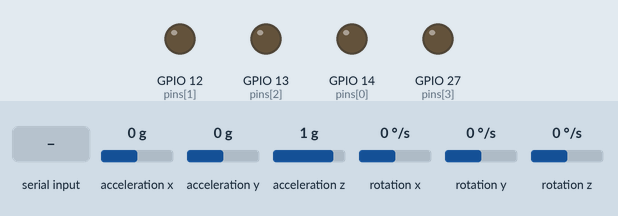
This program was run on a simulated ESP32. Parts: output pins drawn as LEDs (lit = HIGH). Wiring (from diagram.json): MPU-6050 motion sensor at I2C address 0x68. Inputs (shaded band) come from the test bench; at power-on: acceleration x 0 g, acceleration y 0 g, rotation x 0 °/s, rotation y 0 °/s, acceleration z 1 g, rotation z 0 °/s. What the program prints to the serial monitor is not drawn.

Above: at 1.7 s.
1.8 s: acceleration x set to -1.4 g
4.8 s: "a\n" received over Serial
6.5 s: "s\n" received over Serial
At 6.7 s:
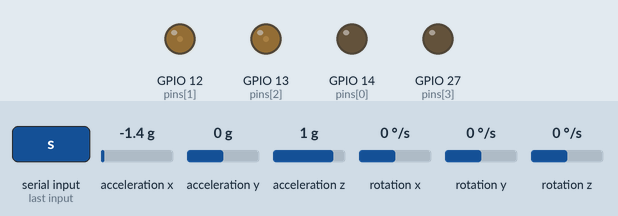
9.5 s: acceleration y set to -1.4 g
At 12.25 s:
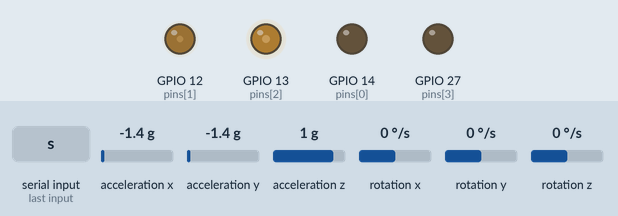
12.5 s: rotation x set to -192 °/s
At 13.25 s:
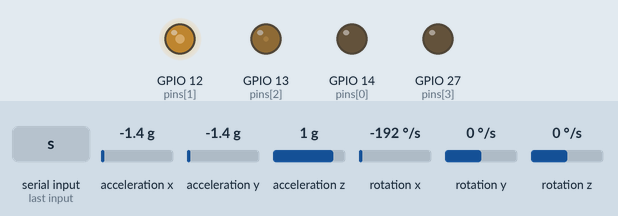
15.5 s: rotation y set to -192 °/s
At 22.19 s:
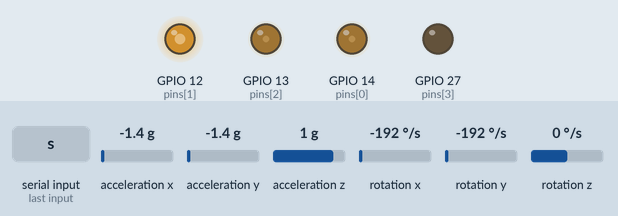
Timing chart, 0 to 22.3 s (numbered marks = the images above; inputs shaded):
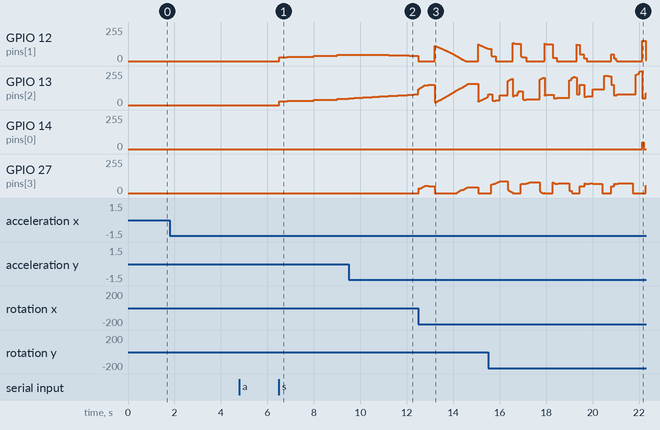

Measured:
- after the input at 1.8 s, every drawn part: stays the same
- after the input at 4.8 s, every drawn part: stays the same
- after the input at 6.5 s, GPIO 12 (pins[1]), GPIO 13 (pins[2]): moves from 0/255 to 47/255 over 2.5 s, starting at once
- after the input at 15.5 s, GPIO 14 (pins[0]): 0/255 → 51/255 after 6.6 s, → 0/255 0.06 s later

The program:

main.cpp
```cpp
#include <Arduino.h>
#include "imu.h"
#include "motor.h"
#include "pid.h"
#include <Wire.h>

IMU imu;
Motors motors;

// PID controllers for roll, pitch, yaw (attitude)
PID pidRoll(2.0, 0.5, 0.8, -400, 400);   // output: motor correction
PID pidPitch(2.0, 0.5, 0.8, -400, 400);
PID pidYaw(1.5, 0.1, 0.5, -200, 200);

// Flight mode and setpoints
bool stabilizationEnabled = false;
float setpointRoll = 0.0;   // target roll (degrees)
float setpointPitch = 0.0;  // target pitch
float setpointYaw = 0.0;    // target yaw
int baseThrottle = 0;       // base throttle (0-1000)

unsigned long lastPrint = 0;
unsigned long lastDetailedPrint = 0;
unsigned long lastControlLoop = 0;
bool verboseMode = true; // stampa dettagliata ogni 1s

void setup() {
  Serial.begin(115200);
  delay(500);
  Serial.println("\n\n========================================");
  Serial.println("   DRONE CONTROL - Numerical Test Mode");
  Serial.println("========================================");

  // Initialize I2C pins for ESP32 (SDA=21, SCL=22)
  Wire.begin(21, 22);
  Serial.println("[INIT] I2C initialized (SDA=21, SCL=22)");

  // enable Madgwick filter for better attitude estimation
  imu.setUseMadgwick(true);
  Serial.println("[INIT] Madgwick AHRS filter enabled");

  // Initialize IMU (MPU6050 over I2C)
  if (!imu.begin()) {
    Serial.println("[ERROR] IMU init failed - check wiring!");
  } else {
    Serial.println("[OK] IMU ready (MPU6050 @ 0x68)");
  }

  // Initialize motor pins (disarmed by default)
  motors.initPins();
  Serial.println("[OK] Motors initialized (DISARMED)");
  Serial.println("     Motor pins: 14(M1) 12(M2) 13(M3) 27(M4)");

  Serial.println("\n--- SERIAL COMMANDS ---");
  Serial.println("  a      = ARM motors");
  Serial.println("  d      = DISARM motors");
  Serial.println("  s      = Toggle STABILIZATION on/off");
  Serial.println("  t###   = Set base throttle 0-1000 (e.g., t500)");
  Serial.println("  r###   = Set roll setpoint -45..45 (e.g., r10)");
  Serial.println("  i###   = Set pitch setpoint -45..45 (e.g., i-5)");
  Serial.println("  y###   = Set yaw setpoint (e.g., y20)");
  Serial.println("  p      = Print RAW sensor values");
  Serial.println("  v      = Toggle verbose mode");
  Serial.println("  h      = Show this help");
  Serial.println("========================================\n");
}

void loop() {
  unsigned long now = micros();
  float dt = (now - lastControlLoop) / 1000000.0f;
  if (dt < 0.001f) dt = 0.001f;
  lastControlLoop = now;

  imu.update();

  // PID control loop (if stabilization enabled and armed)
  if (stabilizationEnabled && motors.isArmed()) {
    float roll = imu.getRoll();
    float pitch = imu.getPitch();
    float yaw = imu.getYaw();

    float corrRoll = pidRoll.compute(setpointRoll, roll, dt);
    float corrPitch = pidPitch.compute(setpointPitch, pitch, dt);
    float corrYaw = pidYaw.compute(setpointYaw, yaw, dt);

    // Motor mixing (quadcopter X configuration)
    // M1 (front-right) M2 (rear-right) M3 (rear-left) M4 (front-left)
    int m1 = baseThrottle - corrRoll + corrPitch - corrYaw;
    int m2 = baseThrottle - corrRoll - corrPitch + corrYaw;
    int m3 = baseThrottle + corrRoll - corrPitch - corrYaw;
    int m4 = baseThrottle + corrRoll + corrPitch + corrYaw;

    motors.setMotorThrottle(0, constrain(m1, 0, 1000));
    motors.setMotorThrottle(1, constrain(m2, 0, 1000));
    motors.setMotorThrottle(2, constrain(m3, 0, 1000));
    motors.setMotorThrottle(3, constrain(m4, 0, 1000));
  } else if (motors.isArmed() && !stabilizationEnabled) {
    // Manual mode: all motors same throttle
    motors.setAllThrottle(baseThrottle);
  }

  // simple serial commands
  if (Serial.available()) {
    String s = Serial.readStringUntil('\n');
    s.trim();
    if (s == "a") {
      motors.arm();
      pidRoll.reset();
      pidPitch.reset();
      pidYaw.reset();
      Serial.println("[CMD] ARMED - motors enabled, PIDs reset");
    } else if (s == "d") {
      motors.disarm();
      Serial.println("[CMD] DISARMED - motors disabled");
    } else if (s == "s") {
      stabilizationEnabled = !stabilizationEnabled;
      Serial.printf("[CMD] Stabilization: %s\n", stabilizationEnabled ? "ON 🎯" : "OFF");
      if (stabilizationEnabled) {
        pidRoll.reset();
        pidPitch.reset();
        pidYaw.reset();
      }
    } else if (s == "p") {
      auto acc = imu.getAccel();
      auto gyr = imu.getGyro();
      Serial.println("--- RAW SENSOR DATA ---");
      Serial.printf("  Accel: X=%.3f Y=%.3f Z=%.3f m/s²\n", acc.x, acc.y, acc.z);
      Serial.printf("  Gyro:  X=%.3f Y=%.3f Z=%.3f dps\n", gyr.x, gyr.y, gyr.z);
    } else if (s == "v") {
      verboseMode = !verboseMode;
      Serial.printf("[CMD] Verbose mode: %s\n", verboseMode ? "ON" : "OFF");
    } else if (s == "h") {
      Serial.println("\n--- COMMANDS ---");
      Serial.println("  a = ARM  |  d = DISARM  |  s = stabilization on/off");
      Serial.println("  t### = throttle  |  r### = roll  |  i### = pitch  |  y### = yaw");
      Serial.println("  p = raw  |  v = verbose  |  h = help\n");
    } else if (s.startsWith("t")) {
      long v = s.substring(1).toInt();
      baseThrottle = constrain(v, 0, 1000);
      Serial.printf("[CMD] Base throttle set to %d/1000\n", baseThrottle);
    } else if (s.startsWith("r")) {
      float v = s.substring(1).toFloat();
      setpointRoll = constrain(v, -45, 45);
      Serial.printf("[CMD] Roll setpoint: %.1f°\n", setpointRoll);
    } else if (s.startsWith("i")) {
      float v = s.substring(1).toFloat();
      setpointPitch = constrain(v, -45, 45);
      Serial.printf("[CMD] Pitch setpoint: %.1f°\n", setpointPitch);
    } else if (s.startsWith("y")) {
      float v = s.substring(1).toFloat();
      setpointYaw = v;
      Serial.printf("[CMD] Yaw setpoint: %.1f°\n", setpointYaw);
    } else if (s.length() > 0) {
      Serial.printf("[WARN] Unknown command: '%s' (type 'h' for help)\n", s.c_str());
    }
  }

  // print attitude periodically (fast mode)
  if (millis() - lastPrint >= 100) {
    lastPrint = millis();
    float roll = imu.getRoll();
    float pitch = imu.getPitch();
    float yaw = imu.getYaw();
    if (!verboseMode) {
      Serial.printf("R:%6.2f P:%6.2f Y:%6.2f | Stab:%d Armed:%d Thr:%d\n",
                    roll, pitch, yaw, stabilizationEnabled, motors.isArmed(), baseThrottle);
    }
  }

  // detailed print every 1 second (verbose mode)
  if (verboseMode && (millis() - lastDetailedPrint >= 1000)) {
    lastDetailedPrint = millis();
    float roll = imu.getRoll();
    float pitch = imu.getPitch();
    float yaw = imu.getYaw();
    auto acc = imu.getAccel();

    Serial.println("\n========== STATUS ==========");
    Serial.printf("  Roll:   %7.2f° (target: %.1f°)\n", roll, setpointRoll);
    Serial.printf("  Pitch:  %7.2f° (target: %.1f°)\n", pitch, setpointPitch);
    Serial.printf("  Yaw:    %7.2f° (target: %.1f°)\n", yaw, setpointYaw);
    Serial.printf("  Accel:  [%.2f, %.2f, %.2f] m/s²\n", acc.x, acc.y, acc.z);
    Serial.printf("  Stabilization: %s\n", stabilizationEnabled ? "ON 🎯" : "OFF");
    Serial.printf("  Motors: %s\n", motors.isArmed() ? "ARMED ⚠️" : "DISARMED ✓");
    Serial.printf("  Base Throttle: %d/1000\n", baseThrottle);
    Serial.printf("  Uptime: %.1f s\n", millis() / 1000.0);
    Serial.println("============================\n");
  }
}
```

imu.cpp
```cpp
#include "imu.h"

// MPU6050 I2C address and registers
static const uint8_t MPU_ADDR = 0x68;
static const uint8_t REG_PWR = 0x6B;
static const uint8_t REG_ACCEL_X = 0x3B;
static const uint8_t REG_GYRO_X = 0x43;

IMU::IMU() {}

bool IMU::begin() {
  // wake up
  Wire.beginTransmission(MPU_ADDR);
  Wire.write(REG_PWR);
  Wire.write(0x00);
  if (Wire.endTransmission() != 0) return false;
  // small delay
  delay(10);
  lastMicros = micros();
  return true;
}

int16_t IMU::read16(uint8_t reg) {
  Wire.beginTransmission(MPU_ADDR);
  Wire.write(reg);
  Wire.endTransmission(false);
  Wire.requestFrom((int)MPU_ADDR, 2);
  int16_t hi = Wire.read();
  int16_t lo = Wire.read();
  return (hi << 8) | lo;
}

void IMU::readRaw() {
  // read 14 bytes accel(6) temp(2) gyro(6)
  Wire.beginTransmission(MPU_ADDR);
  Wire.write(REG_ACCEL_X);
  Wire.endTransmission(false);
  Wire.requestFrom((int)MPU_ADDR, 14);
  ax = (Wire.read() << 8) | Wire.read();
  ay = (Wire.read() << 8) | Wire.read();
  az = (Wire.read() << 8) | Wire.read();
  int16_t tmp = (Wire.read() << 8) | Wire.read(); (void)tmp;
  gx = (Wire.read() << 8) | Wire.read();
  gy = (Wire.read() << 8) | Wire.read();
  gz = (Wire.read() << 8) | Wire.read();
}

void IMU::update() {
  unsigned long now = micros();
  float dt = (now - lastMicros) / 1000000.0f;
  if (dt <= 0) dt = 0.001f;
  lastMicros = now;

  readRaw();

  // convert raw to units
  // assuming default ±2g (16384 LSB/g) and ±250 dps (131 LSB/dps)
  const float ACC_SCALE = 9.80665f / 16384.0f; // to m/s^2
  const float GYRO_SCALE = 1.0f / 131.0f; // dps per LSB

  accel.x = ax * ACC_SCALE;
  accel.y = ay * ACC_SCALE;
  accel.z = az * ACC_SCALE;

  gyro.x = gx * GYRO_SCALE;
  gyro.y = gy * GYRO_SCALE;
  gyro.z = gz * GYRO_SCALE;

  // compute accel angles (degrees)
  float accRoll = atan2f(accel.y, accel.z) * 180.0f / PI;
  float accPitch = atan2f(-accel.x, sqrtf(accel.y*accel.y + accel.z*accel.z)) * 180.0f / PI;

  // integrate gyro to angles
  float gyroRollRate = gyro.x; // deg/s
  float gyroPitchRate = gyro.y;
  float gyroYawRate = gyro.z;

  if (useMadgwick) {
    // Madgwick expects gyro in rad/s and accel in g (or normalized)
    float gx = gyro.x * PI / 180.0f;
    float gy = gyro.y * PI / 180.0f;
    float gz = gyro.z * PI / 180.0f;
    // normalize accel to g
    float axn = accel.x / 9.80665f;
    float ayn = accel.y / 9.80665f;
    float azn = accel.z / 9.80665f;
    madgwickUpdate(gx, gy, gz, axn, ayn, azn, dt);
    // compute Euler angles from quaternion (degrees)
    roll = atan2f(2.0f * (q0*q1 + q2*q3), 1.0f - 2.0f*(q1*q1 + q2*q2)) * 180.0f / PI;
    pitch = asinf(constrain(2.0f * (q0*q2 - q3*q1), -1.0f, 1.0f)) * 180.0f / PI;
    yaw = atan2f(2.0f * (q0*q3 + q1*q2), 1.0f - 2.0f*(q2*q2 + q3*q3)) * 180.0f / PI;
  } else {
    // complementary filter
    roll = alpha * (roll + gyroRollRate * dt) + (1 - alpha) * accRoll;
    pitch = alpha * (pitch + gyroPitchRate * dt) + (1 - alpha) * accPitch;
    yaw += gyroYawRate * dt; // no magnetometer; will drift
  }
}

// Madgwick AHRS (IMU-only update)
void IMU::madgwickUpdate(float gx, float gy, float gz, float ax, float ay, float az, float dt) {
  float qDot1, qDot2, qDot3, qDot4;

  // Auxiliary variables to avoid repeated arithmetic
  float _2q0 = 2.0f * q0;
  float _2q1 = 2.0f * q1;
  float _2q2 = 2.0f * q2;
  float _2q3 = 2.0f * q3;
  float _4q0 = 4.0f * q0;
  float _4q1 = 4.0f * q1;
  float _4q2 = 4.0f * q2;
  float _8q1 = 8.0f * q1;
  float _8q2 = 8.0f * q2;
  float q0q0 = q0 * q0;
  float q1q1 = q1 * q1;
  float q2q2 = q2 * q2;
  float q3q3 = q3 * q3;

  // Normalize accelerometer measurement
  float recipNorm = sqrtf(ax * ax + ay * ay + az * az);
  if (recipNorm == 0.0f) return; // invalid data
  recipNorm = 1.0f / recipNorm;
  ax *= recipNorm; ay *= recipNorm; az *= recipNorm;

  // Gradient descent algorithm corrective step
  float s0 = _4q0 * q2q2 + _2q2 * ax + _4q0 * q1q1 - _2q1 * ay;
  float s1 = _4q1 * q3q3 - _2q3 * ax + 4.0f * q0q0 * q1 - _2q0 * ay - _4q1 + _8q1 * q1q1 + _8q1 * q2q2 + _4q1 * az;
  float s2 = 4.0f * q0q0 * q2 + _2q0 * ax + _4q2 * q3q3 - _2q3 * ay - _4q2 + _8q2 * q1q1 + _8q2 * q2q2 + _4q2 * az;
  float s3 = 4.0f * q1q1 * q3 - _2q1 * ax + 4.0f * q2q2 * q3 - _2q2 * ay;

  // Normalize step magnitude
  float sNorm = sqrtf(s0*s0 + s1*s1 + s2*s2 + s3*s3);
  if (sNorm == 0.0f) return;
  s0 /= sNorm; s1 /= sNorm; s2 /= sNorm; s3 /= sNorm;

  // Compute rate of change of quaternion
  qDot1 = 0.5f * (-q1 * gx - q2 * gy - q3 * gz) - beta * s0;
  qDot2 = 0.5f * (q0 * gx + q2 * gz - q3 * gy) - beta * s1;
  qDot3 = 0.5f * (q0 * gy - q1 * gz + q3 * gx) - beta * s2;
  qDot4 = 0.5f * (q0 * gz + q1 * gy - q2 * gx) - beta * s3;

  // Integrate to yield quaternion
  q0 += qDot1 * dt;
  q1 += qDot2 * dt;
  q2 += qDot3 * dt;
  q3 += qDot4 * dt;

  // Normalize quaternion
  float recipQNorm = sqrtf(q0*q0 + q1*q1 + q2*q2 + q3*q3);
  if (recipQNorm == 0.0f) return;
  recipQNorm = 1.0f / recipQNorm;
  q0 *= recipQNorm; q1 *= recipQNorm; q2 *= recipQNorm; q3 *= recipQNorm;
}
```

imu.h
```cpp
/*
  Simple MPU6050 reader + complementary filter for roll/pitch.
  - Uses Wire.h to read MPU6050 registers directly (no external library dependency)
  - Provides roll/pitch/yaw (yaw is gyro-integrated and will drift unless magnetometer used)
  - Returns accel in m/s^2 and gyro in deg/s
*/
#pragma once
#include <Arduino.h>
#include <Wire.h>

struct Vec3 { float x, y, z; };

class IMU {
public:
  IMU();
  bool begin();
  void update();
  void setUseMadgwick(bool en) { useMadgwick = en; }
  float getRoll() const { return roll; }
  float getPitch() const { return pitch; }
  float getYaw() const { return yaw; }
  Vec3 getAccel() const { return accel; }
  Vec3 getGyro() const { return gyro; }

private:
  void readRaw();
  int16_t read16(uint8_t reg);

  // raw
  int16_t ax, ay, az;
  int16_t gx, gy, gz;

  // converted
  Vec3 accel; // m/s^2
  Vec3 gyro;  // deg/s

  // angle state
  float roll = 0, pitch = 0, yaw = 0;
  unsigned long lastMicros = 0;
  const float alpha = 0.98; // complementary filter weight
  // Madgwick AHRS state (quaternion)
  bool useMadgwick = false;
  float q0 = 1.0f, q1 = 0.0f, q2 = 0.0f, q3 = 0.0f;
  float beta = 0.1f; // algorithm gain
  void madgwickUpdate(float gx, float gy, float gz, float ax, float ay, float az, float dt);
};
```

motor.cpp
```cpp
#include "motor.h"
#include <Arduino.h>

Motors::Motors() {}

void Motors::initPins() {
  // configure PWM channels but do not output until armed
  for (int i = 0; i < 4; ++i) {
    ledcSetup(channel[i], freq, resolution);
    ledcAttachPin(pins[i], channel[i]);
    // write minimum (0) to be safe
    ledcWrite(channel[i], 0);
  }
  armed = false;
}

void Motors::arm() {
  // In a real setup: check failsafes, delay, send ESC arming sequence
  armed = true;
}

void Motors::disarm() {
  // stop outputs immediately
  for (int i = 0; i < 4; ++i) ledcWrite(channel[i], 0);
  armed = false;
}

void Motors::setMotorThrottle(int idx, int throttle) {
  if (idx < 0 || idx >= 4) return;
  throttle = constrain(throttle, 0, 1000);
  if (!armed) return; // safety: do nothing unless armed
  // map 0..1000 to PWM range (0..(2^resolution-1))
  int max = (1 << resolution) - 1;
  int out = map(throttle, 0, 1000, 0, max);
  ledcWrite(channel[idx], out);
}

void Motors::setAllThrottle(int throttle) {
  for (int i = 0; i < 4; ++i) setMotorThrottle(i, throttle);
}
```

motor.h
```cpp
#pragma once
#include <Arduino.h>

// Safe motor interface: registers pins, supports arm/disarm and set throttle
// Uses ESP32 LEDC (PWM) when armed. By default motors are disarmed.

class Motors {
public:
  Motors();
  void initPins();
  void arm();
  void disarm();
  bool isArmed() const { return armed; }
  // throttle 0..1000
  void setMotorThrottle(int idx, int throttle);
  void setAllThrottle(int throttle);

private:
  bool armed = false;
  // default pins (change in code or wiring)
  const int pins[4] = {14, 12, 13, 27};
  const int freq = 400; // Hz
  const int resolution = 10; // bits
  const int channel[4] = {0,1,2,3};
};
```

pid.cpp
```cpp
#include "pid.h"
#include <Arduino.h>

PID::PID(float kp, float ki, float kd, float outMin, float outMax)
  : Kp(kp), Ki(ki), Kd(kd), outMin(outMin), outMax(outMax),
    integral(0), lastError(0) {}

float PID::compute(float setpoint, float measured, float dt) {
  if (dt <= 0) dt = 0.001f; // safety

  float error = setpoint - measured;

  // Proportional
  float P = Kp * error;

  // Integral (with anti-windup clamping)
  integral += error * dt;
  float maxIntegral = (outMax - outMin) / 2.0f;
  integral = constrain(integral, -maxIntegral, maxIntegral);
  float I = Ki * integral;

  // Derivative
  float derivative = (error - lastError) / dt;
  float D = Kd * derivative;

  lastError = error;

  float output = P + I + D;
  return constrain(output, outMin, outMax);
}

void PID::reset() {
  integral = 0;
  lastError = 0;
}

void PID::setGains(float kp, float ki, float kd) {
  Kp = kp;
  Ki = ki;
  Kd = kd;
}

void PID::setLimits(float outMin, float outMax) {
  this->outMin = outMin;
  this->outMax = outMax;
}
```

pid.h
```cpp
/*
  Simple PID controller for drone attitude stabilization.
  - Supports proportional, integral, derivative gains (Kp, Ki, Kd)
  - Includes anti-windup (integral clamping)
  - Reset function for when drone arms/disarms
*/
#pragma once

class PID {
public:
  PID(float kp, float ki, float kd, float outMin, float outMax);

  float compute(float setpoint, float measured, float dt);
  void reset();
  void setGains(float kp, float ki, float kd);
  void setLimits(float outMin, float outMax);

  float getKp() const { return Kp; }
  float getKi() const { return Ki; }
  float getKd() const { return Kd; }
  float getIntegral() const { return integral; }
  float getLastError() const { return lastError; }

private:
  float Kp, Ki, Kd;
  float outMin, outMax;
  float integral;
  float lastError;
};
```
